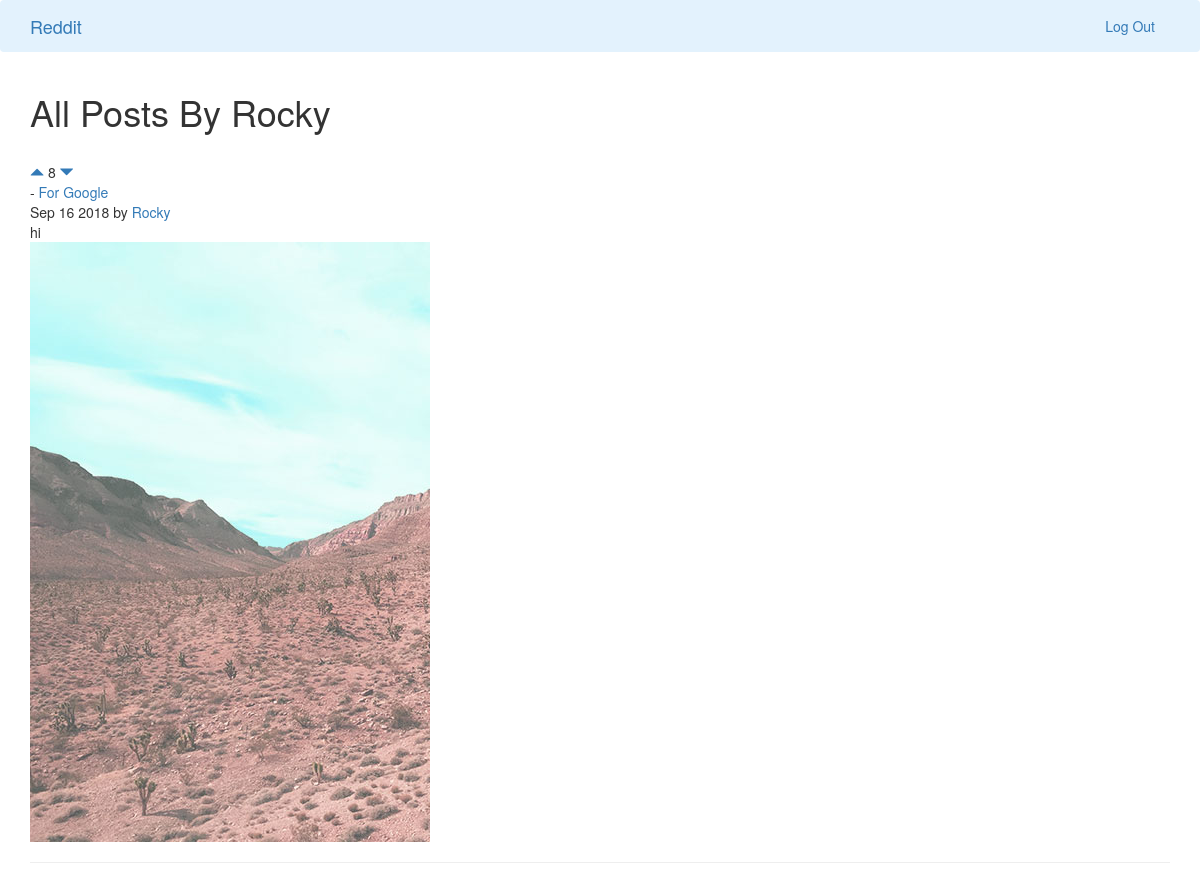
Page /posts/user/15 on the committed database.
### posts/models.py (models this page shows)
class Post(models.Model):
    title = models.CharField(max_length=200, default='')
    site_url = models.TextField(default='')
    content = models.TextField(default="")
    created_at = models.DateTimeField(blank=True, null=True)
    user = models.ForeignKey(User, on_delete = models.CASCADE)
    votes_total = models.IntegerField(default=1)
    image = models.ImageField(default='')
    def created_at_formatted(self):
        return self.created_at.strftime('%b %e %Y')

### posts/views.py (the view)
# urls.py: url(r'^user/(?P<fk>[0-9]+)', views.userposts, name='userposts'),
def userposts(request, fk):
    posts = Post.objects.filter(user__id=fk).order_by('-votes_total')
    print(fk)
    user = User.objects.get(pk=fk)
    return render(request,'posts/userposts.html', {'posts':posts,'user':user})

### posts/templates/posts/userposts.html (shortened to what this page needs)
{% extends 'base.html' %}
{% block content %}
<h1>All Posts By {{ user.username }} </h1>
<br />
{% for post in posts.all %}
<a href="#" onClick="document.getElementById('upvote{{ post.id }}').submit()"><span class="glyphicon glyphicon-triangle-top" aria-hidden="true"></span></a>
{{ post.votes_total }}
<a href="#" onClick="document.getElementById('downvote{{ post.id }}').submit()"><span class="glyphicon glyphicon-triangle-bottom" aria-hidden="true"></span></a>
  - <a href="{{ post.site_url }}"> {{ post.title }} </a>
<br />
{{ post.created_at_formatted }} by <a href="{% url 'posts:userposts' post.user.id %}">{{ post.user.username }}</a>
<br />
{{ post.content }}
<br />
<img src="{{ post.image.url }}" />
<br />
<hr>
{% endfor %}
{% endblock %}

### rows in the picture
Post: votes_total "8", title "For Google", created_at_formatted "Sep 16 2018", user.username "Rocky", content "hi", image (picture)

### other values in the picture
{{ user.username }} "Rocky"
